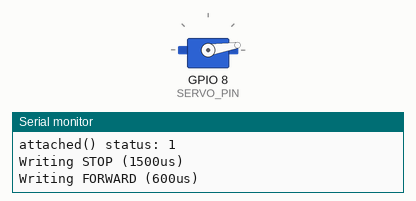
Simulated run of this sketch. Board: ESP32. On the bench: servo, the last lines printed to the serial monitor.

Above: at 3.1 s.
At 9.6 s:
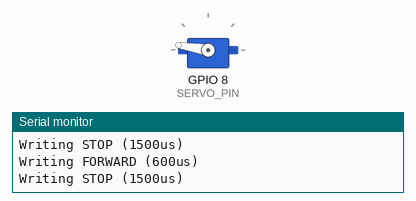
At 10.9 s:
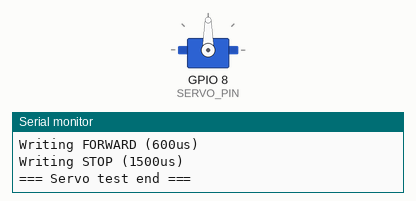
Timing chart, 0 to 12.4 s (numbered marks = the images above):
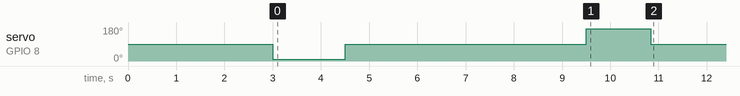

The sketch:

shell_servo_test.ino
```cpp
#include <ESP32Servo.h>

Servo myServo;

const int SERVO_PIN = 8;
const int SERVO_STOP_US = 1500;
const int SERVO_FWD_US  = 600;
const int SERVO_REV_US  = 2400;

void setup() {
  Serial.begin(115200);
  delay(1000);
  Serial.println("=== Servo test start ===");

  myServo.setPeriodHertz(50);
  bool ok = myServo.attach(SERVO_PIN, 500, 2500);
  Serial.print("attach() returned: ");
  Serial.println(ok);
  Serial.print("attached() status: ");
  Serial.println(myServo.attached());

  Serial.println("Writing STOP (1500us)");
  myServo.writeMicroseconds(SERVO_STOP_US);
  delay(2000);

  Serial.println("Writing FORWARD (600us)");
  myServo.writeMicroseconds(SERVO_FWD_US);
  delay(1500);

  Serial.println("Writing STOP (1500us)");
  myServo.writeMicroseconds(SERVO_STOP_US);
  delay(5000);
  myServo.writeMicroseconds(SERVO_REV_US);
  delay(1340);
  myServo.writeMicroseconds(SERVO_STOP_US);
  Serial.println("=== Servo test end ===");
}

void loop() {}
```
